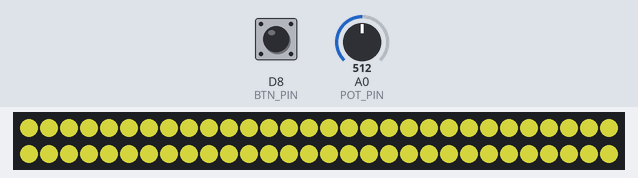
Bench run of a program on a simulated ESP8266 (Wemos D1 mini). Shown: 60 RGB LEDs in strip order, left to right, continuing on the next row. The test bench sets the inputs (shaded band); at power-on: A0 (POT_PIN) = 512, D8 (BTN_PIN) LOW. Dim RGB values are drawn brighter than linear.

Above: at 1.2 s.
1.3 s: A0 (POT_PIN) set to 0
At 1.6 s:
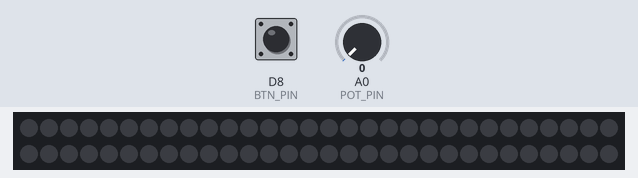
2.8 s: A0 (POT_PIN) set to 122
At 4.0 s:
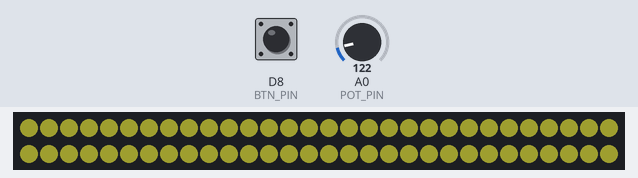
4.3 s: A0 (POT_PIN) set to 306
5.8 s: D8 (BTN_PIN) pulled HIGH for 0.15 s
At 6.5 s:
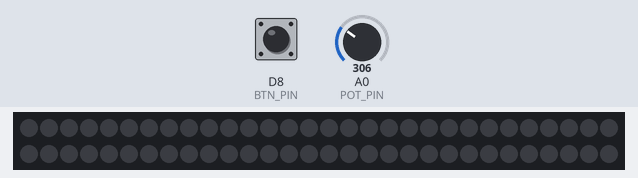
7.6 s: D8 (BTN_PIN) pulled HIGH for 1 s
At 9.7 s:
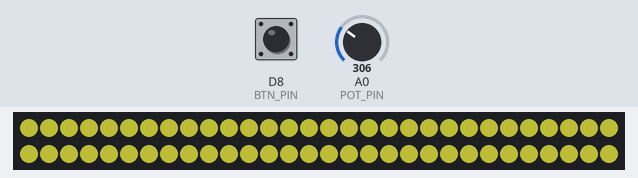
Timing chart, 0 to 11.1 s (numbered marks = the images above; inputs shaded):
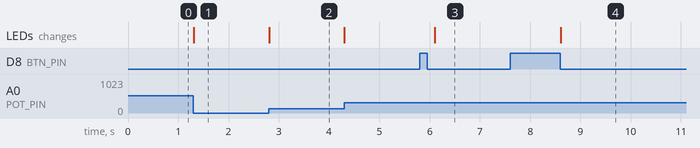

Measured:
- after the input at 1.3 s, the LEDs: change at once (image 1)
- after the input at 2.8 s, the LEDs: change at once (image 2)
- after the input at 5.8 s, the LEDs: change after 0.30 s (image 3)
- after the input at 7.6 s, the LEDs: change after 1.0 s (image 4)

The program:

main.cpp
```cpp
#include <Arduino.h>
// We voegen de Neopixel library toe waarmee we de ledring kunnen aansturen
#include <Adafruit_NeoPixel.h>

// We definiëren aan welke pinnen we het knopje, de potentiometer en ledring aangesloten hebben
#define POT_PIN A0
#define BTN_PIN D8
#define LED_PIN D4

// Onze ledring heeft 60 ledjes, dit slaan we op en we maken een ledstrip object aan
#define LED_COUNT 60
Adafruit_NeoPixel strip(LED_COUNT, LED_PIN, NEO_GRB + NEO_KHZ800);

// We maken een globale variabele aan waarin we onthouden of het nachlampje aan of uit staat
boolean lightOn = true;

void setup() {
  // We starten de ledstrip op en zetten hem aan
  strip.begin();
  strip.show();

  // We definiëren dat het knopje als input gebruik moet worden
  pinMode(BTN_PIN, INPUT);
}

void loop() {
  // Als het knopje ingedrukt wordt moet het lampje aan of uit gaan
  if (digitalRead(BTN_PIN)) {
    // We veranderen de waarde naar het tegenovergestelde van zijn vorige waarde, aan wordt dus uit en uit wordt aan
    lightOn = !lightOn;

    // We wachten heel even om rekening te houden met bouncen
    delay(300);

    // Om te voorkomen dat de ledring gaat knipperen wachten we tot het knopje losgelaten is
    while(digitalRead(BTN_PIN)) {
      delay(100);
    }
  }

  // We bepalen of het nachtlampje aan moet staan
  if (lightOn) {
    // Zo ja dan stellen we eerst de kleur in van elke pixel
    for (int i = 0; i < strip.numPixels(); i++) {
      strip.setPixelColor(i, 255, 255, 75);
    }

    // Vervolgens bepalen we hoe fel hij moet zijn door de waarde van de potmeter uit te lezen
    // Dit is een waarde tussen de 0 en 1024, de brightness moet ingesteld worden tussen 0 en 255, dus delen he het door 4
    int brightness = analogRead(POT_PIN) / 4;

    // We stellen de felheid van de ledring in
    strip.setBrightness(brightness);
  } else {
    // Als hij uit moet staan zetten we de felheid op 0
    strip.setBrightness(0);
  }

  // We sturen alle instellingen die we gedaan hebben naar de ledring om weergeven te worden
  strip.show();
}
```
